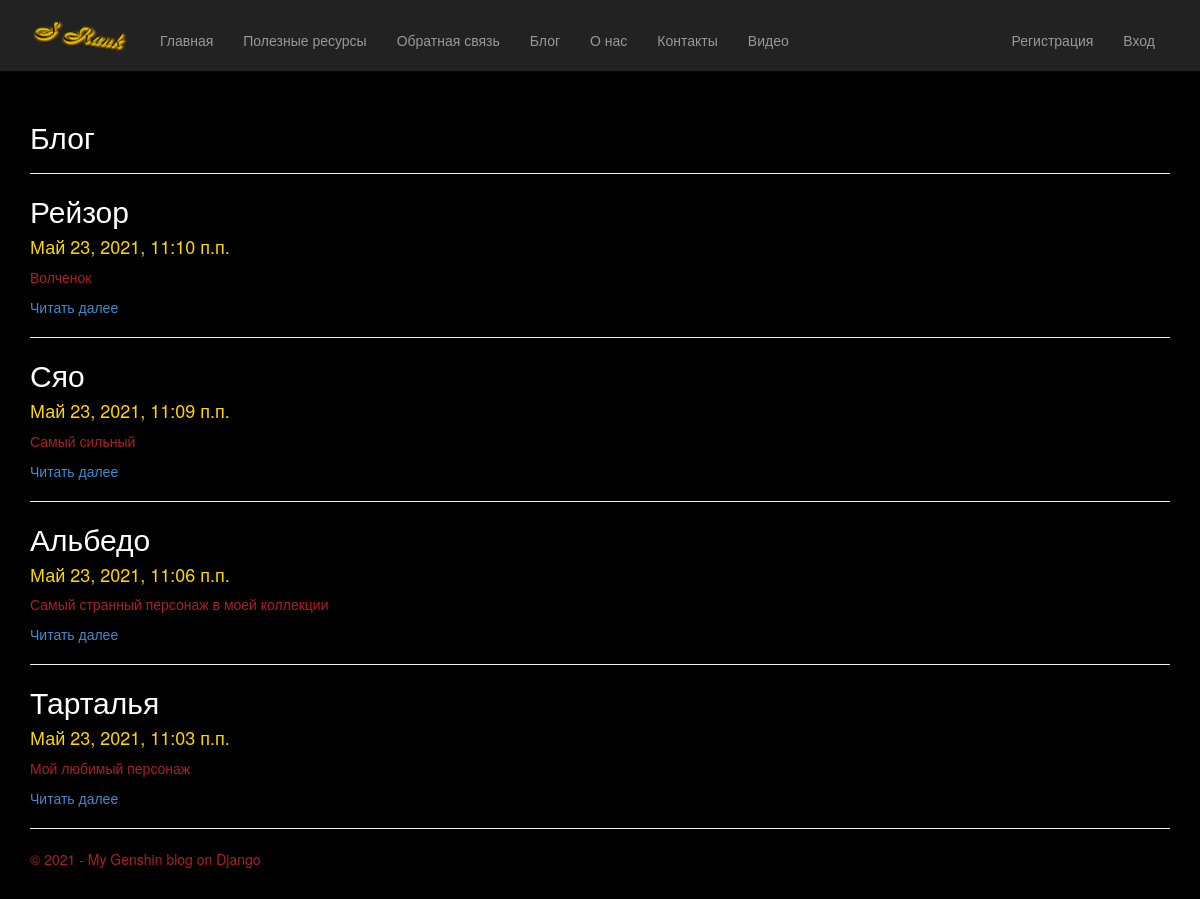
Screenshot of /blog/ with the database file from the repository.
### app/models.py (models this page shows, shortened)
class Blog(models.Model):
    title = models.CharField(max_length = 100, unique_for_date = "posted", verbose_name = "Заголовок")
    description = models.TextField(verbose_name = "Краткое содержание")
    content = models.TextField(verbose_name = "Полное содержание")
    posted = models.DateTimeField(default = datetime.now(), db_index = True, verbose_name = "Опубликована")
    author = models.ForeignKey(User, null=True, blank=True, on_delete = models.SET_NULL, verbose_name = "Автор")
    image = models.FileField(default = "B-rank.png", verbose_name = "путь к картинке")
    class Meta:
        db_table = "Posts"
        ordering = ["-posted"]
        verbose_name = "статья блога"
        verbose_name_plural = "статьи блога"

### app/views.py (the view)
# urls.py: path('blog/', views.blog, name='blog'),
def blog(request):
    posts = Blog.objects.all()
    assert isinstance(request, HttpRequest)
    return render(
        request,
        'app/blog.html',
        {
            'title':'Блог',
            'posts': posts,
            'year': datetime.now().year,
        }
    )

### app/templates/app/blog.html
﻿{% extends "app/layout.html" %}
{% block content %}
<h2>{{ title }}</h2>
{% for post in posts %}
    <hr/>
    <div class="">
        <h2> {{post.title}} </h2>
        <h4> {{post.posted}} </h4>
        <p> {{post.description}} </p>
        <p><a href="{% url 'blogpost' parametr=post.id %}">Читать далее</a></p>
    </div>
{% endfor %}
{% endblock %}

### app/templates/app/layout.html (shortened to what this page needs)
﻿<!DOCTYPE html>
<html>
<head>
    {% load staticfiles %}
    <link rel="stylesheet" type="text/css" href="{% static 'app/content/bootstrap.min.css' %}" />
    <link rel="stylesheet" type="text/css" href="{% static 'app/content/site.css' %}" />
</head>
<body>
    <div class="navbar navbar-inverse navbar-fixed-top">
        <div class="container">
            <div class="navbar-header">
                <a href="/" class="navbar-brand"><img src="{% static 'app/content/logo.png' %}" alt="Мой блог" class="logo-pic"/></a>
            </div>
            <div class="navbar-collapse collapse">
                <ul class="nav navbar-nav">
                    <li><a href="{% url 'home' %}">Главная</a></li>
                    <li><a href="{% url 'res' %}">Полезные ресурсы</a></li>
                    <li><a href="{% url 'anketa' %}">Обратная связь</a></li>
                    <li><a href="{% url 'blog' %}">Блог</a></li>
                    <li><a href="{% url 'about' %}">О нас</a></li>
                    <li><a href="{% url 'contact' %}">Контакты</a></li>
                    <li><a href="{% url 'videopost' %}">Видео</a></li>
                </ul>
                {% include 'app/loginpartial.html' %}
            </div>
        </div>
    </div>
    <div class="container body-content">
        {% block content %}
        {% endblock %}
        <hr/>
        <footer>
            <p>&copy; {{ year }} - My Genshin blog on Django</p>
        </footer>
    </div>
</body>
</html>

### app/templates/app/loginpartial.html
{% if user.is_authenticated %}
<form id="logoutForm" action="/logout/" method="post" class="navbar-right">
    {% csrf_token %}
    <ul class="nav navbar-nav navbar-right">
        <li><span class="navbar-brand">Здравствуйте {{ user.username }}!</span></li>
        <li><a href="javascript:document.getElementById('logoutForm').submit()">Выход</a></li>
    </ul>
</form>
{% else %}
<ul class="nav navbar-nav navbar-right">
    {% if not user.is_authenticated %}
    <li><a href="{% url 'registration' %}">Регистрация</a></li>
    {% endif %}
    <li><a href="{% url 'login' %}">Вход</a></li>
</ul>
{% endif %}

### app/static/app/content/site.css (style rules this page uses)
body { background-color: black; color: #AA2222; padding-top: 60px; padding-bottom: 20px; }
.logo-pic { width: 100px; box-shadow:rgba(0, 0, 0, 1), inset; }
.body-content { padding-top: 20px; padding-left: 15px; padding-right: 15px; }
.navbar-nav { padding-top: 15px; }
h4 { color: #FFD700; }
h2 { color: #FFFFFF; }

### rows the page displays
Blog: title "Рейзор", posted "Май 23, 2021, 11:10 п.п.", description "Волченок"
Blog: title "Сяо", posted "Май 23, 2021, 11:09 п.п.", description "Самый сильный"
Blog: title "Альбедо", posted "Май 23, 2021, 11:06 п.п.", description "Самый странный персонаж в моей коллекции"
Blog: title "Тарталья", posted "Май 23, 2021, 11:03 п.п.", description "Мой любимый персонаж"

### other values shown
{{ title }} "Блог"
